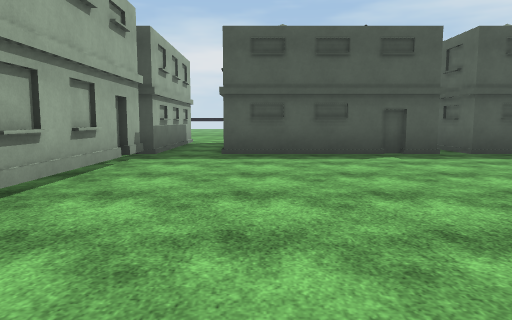
[1] (above)

24 first-person views from a walk through a scene from a Unity 3-D project. The camera is 1.3 m above the floor, tilts 6° down and sees 70° across. The floor is counted in squares, 2 m on a side. Each view is taken from the middle of a square. On the plan, view 1 faces up. The plan holds only what a view shows up to about 11 squares ahead; the rest is blank. The place goes on beyond the plan. Surface patterns are stand-ins for the level's own textures.

[2]
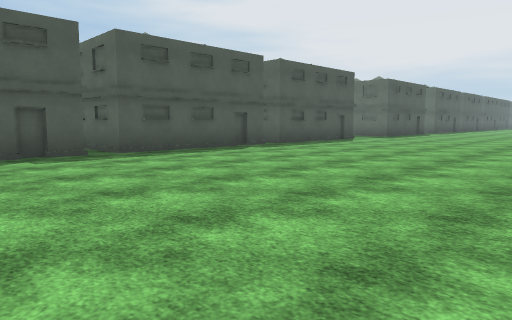

[3]
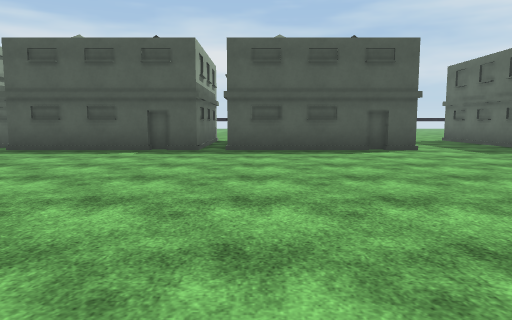

[4]
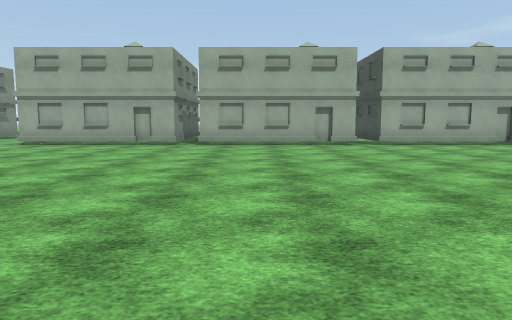

[5]
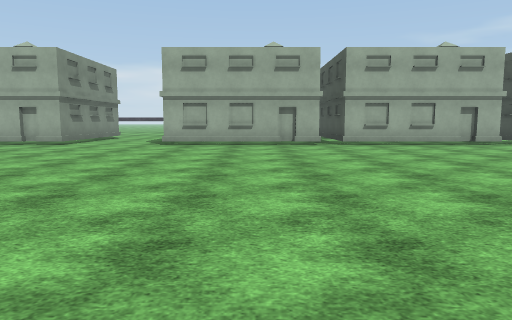

[6]
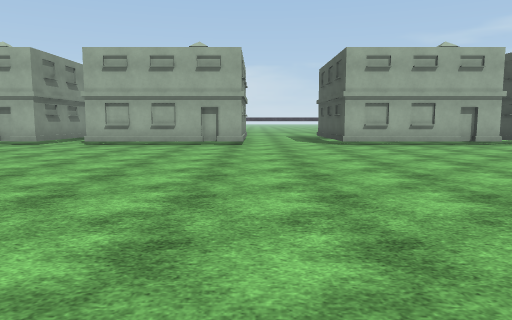

[7]
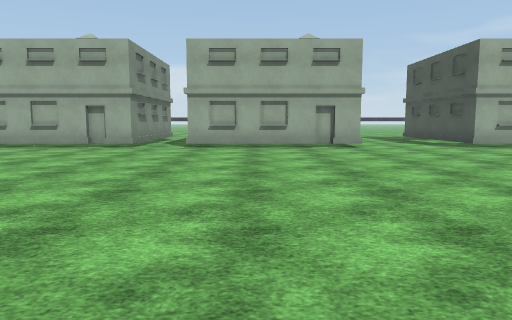

[8]
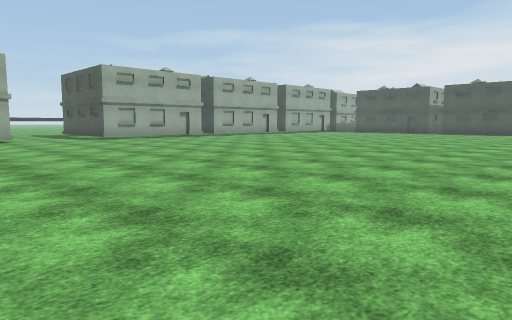

[9]
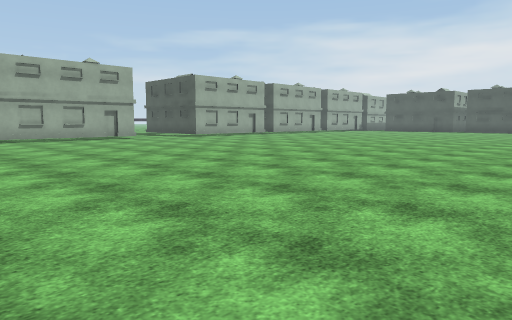

[10]
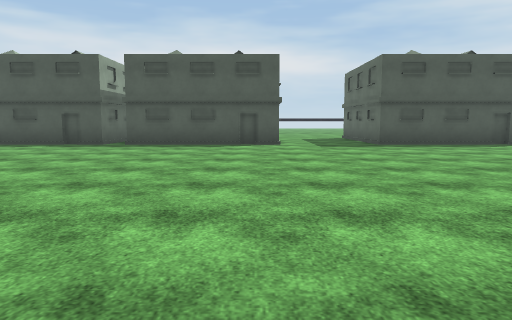

[11]
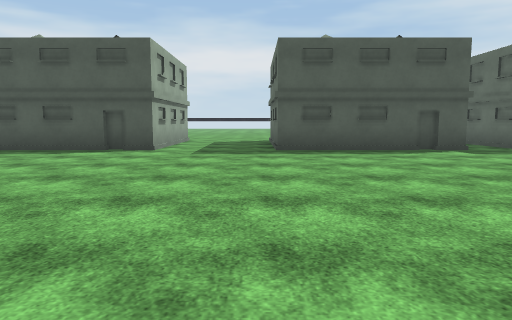

[12]
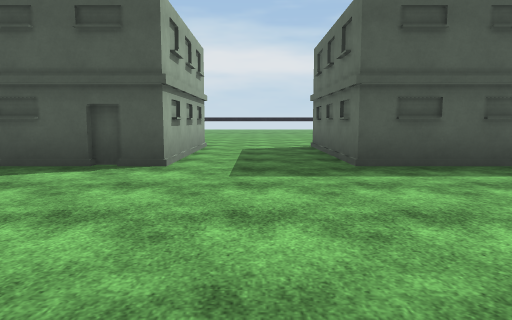

[13]
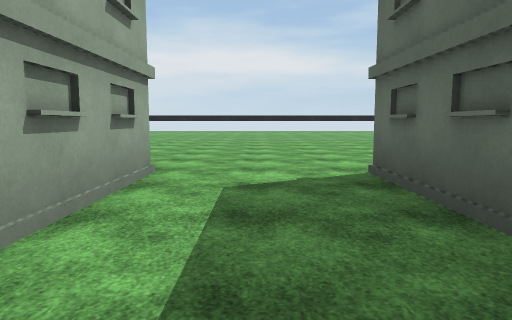

[14]
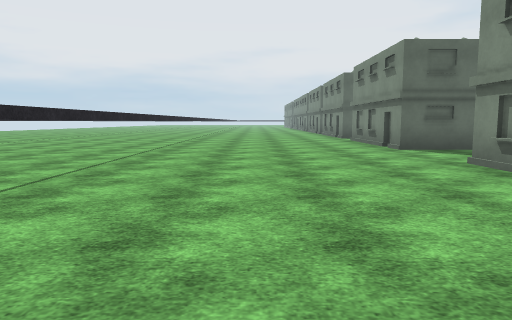

[15]
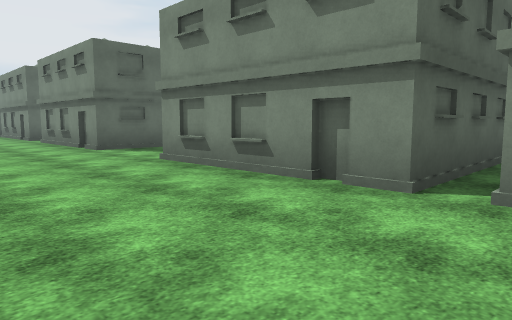

[16]
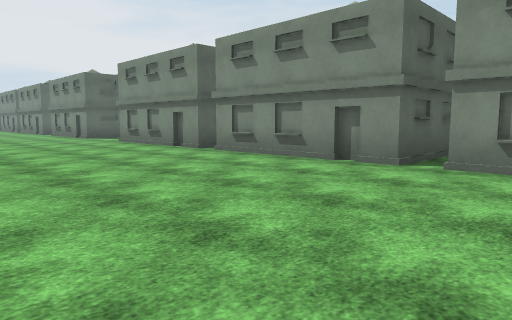

[17]
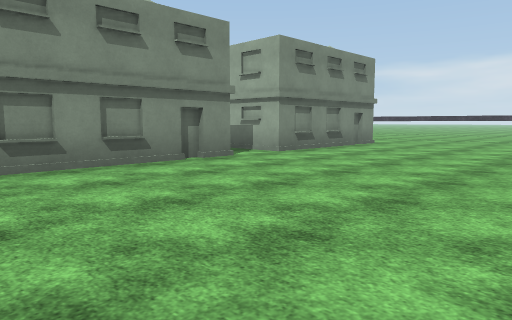

[18]
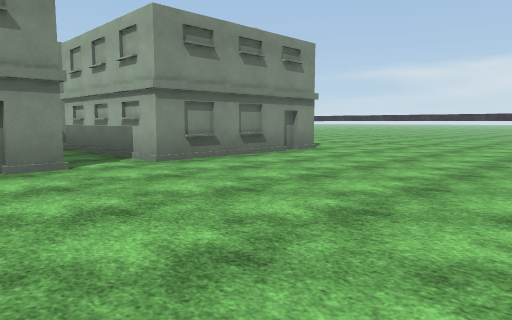

[19]
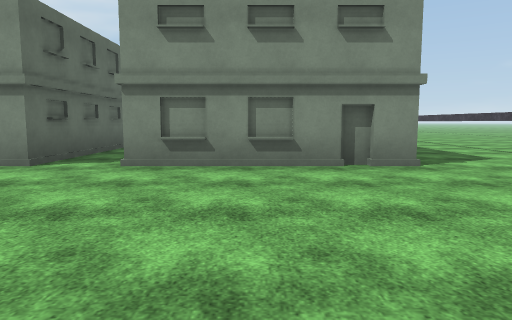

[20]
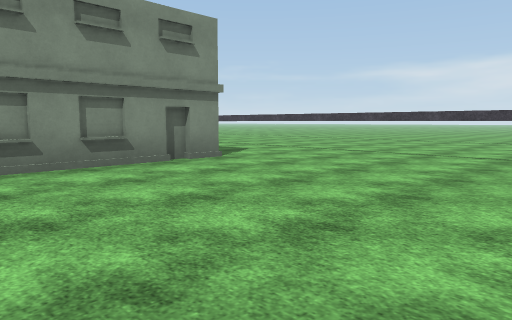

[21]
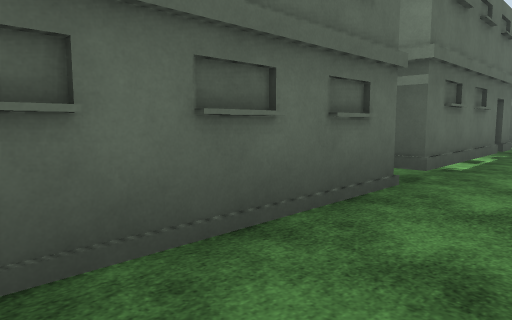

[22]
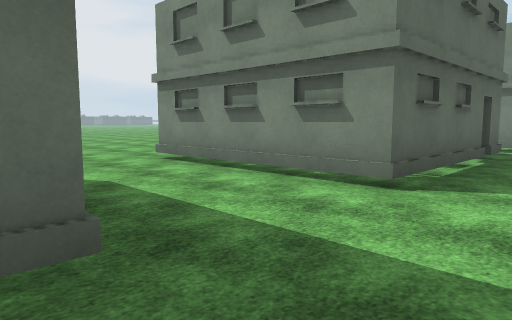

[23]
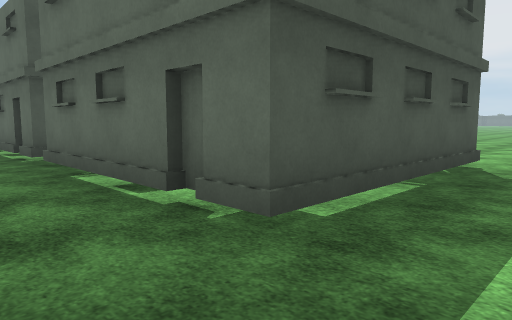

[24]
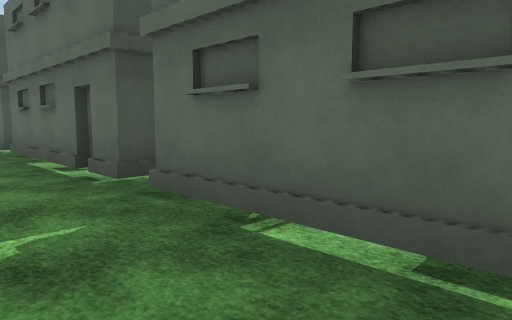

### Floor plan
Key: @ floor where view 1 was taken; # wall or solid block; . floor; ^ raised ledge; H house.
Columns run from 9 left of view 1 to 20 right of it. Each row starts with its distance up from view 1.
 18                      ^^^^^^^^
 17     ...........    ..........
 16 ^............................
 15 ^............................
 14 ^............................
 13 ^.............................
 12 ^...........H....H....H......H
 11 ^..#####H####H####H### H..##
 10 ^..#   #.         .    ...#
  9 ^..#   #.         .    ...#
  8 ^..#   #H####H####H ###H..####
  7 ^...HH ..H....H....H..........
  6 ^ .    #......................
  5   .#   #......................
  4   .#  ##......................
  3   .#  #H.....................
  2   ..HH .....................
  1   .    #....................
  0   .#   #.@.................
 -1   .#  ##..................
 -2   .#  #H...........  ...
 -3  ...HH ............   .
 -4  ..    #...........
 -5  ..#   #............
 -6  ..#  ##............
 -7  ..####H............
 -8  ...................
 -9  ...................
-10  ....................
-11   .    #.............
-12   .#   #.............
-13   .#   #.............
-14   .#   H.............
-15   .HHH ..............
-16    ### ..............
-17        #....     ....
-18        H..
-19        #.

Positions as (right, up) in squares from view 1, and headings:
1: (0, 0), facing up
2: (1, 0), facing up-right
3: (10, -1), facing up
4: (8, -1), facing left
5: (8, -5), facing left
6: (8, -10), facing left
7: (7, -13), facing left
8: (11, -13), facing up-left
9: (11, -17), facing up-left
10: (13, -3), facing up
11: (16, -1), facing up
12: (15, 2), facing up
13: (15, 7), facing up
14: (8, 15), facing right
15: (8, 15), facing down-right
16: (2, 17), facing down-right
17: (4, 17), facing down-left
18: (1, 17), facing down-left
19: (-4, 17), facing down
20: (-2, 17), facing down-left
21: (-8, 11), facing down-right
22: (-8, -7), facing down-right
23: (-8, -9), facing up-right
24: (-8, -6), facing up-right
